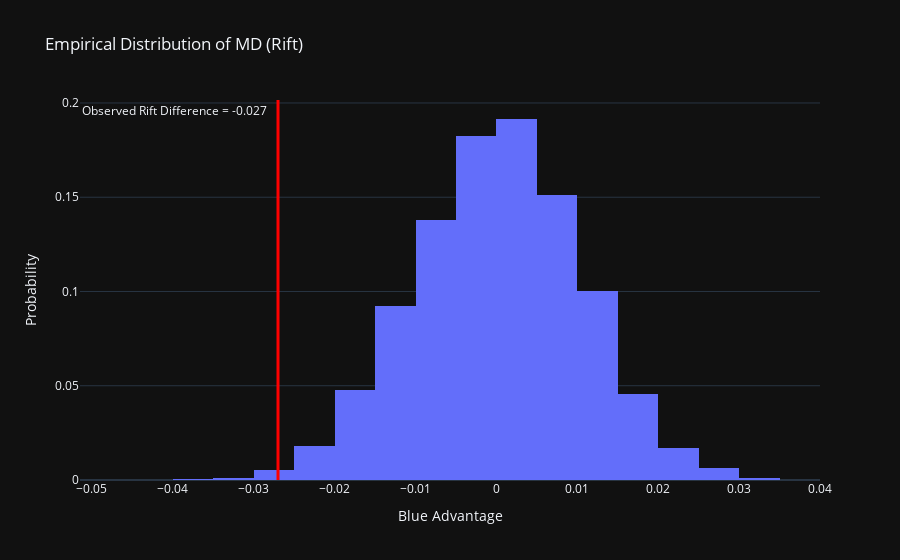

Notebook source saved alongside this figure:
### Code cell
fig = px.histogram(perms, title='Empirical Distribution of MD (Rift)', template='plotly_dark', nbins=20, labels={'value': 'Blue Advantage'})

# Density plot
fig.update_traces(histnorm='probability')

# Change y-axis to show percentage
fig.update_yaxes(title='Probability')
fig.update_layout(showlegend=False)

# Plot the observed difference as a vertical line
fig.add_vline(x=obs_rift_diff, line_width=3, line_color='red', annotation_text=f'Observed Rift Difference = {obs_rift_diff:.3f}   ', annotation_position='top left')
fig.write_html('assets/MD_rift_diff.html', include_plotlyjs='cdn')
fig.show()

### Figure 1 — Plotly figure (JSON) as saved in the notebook; plotly's stock layout.template omitted (floating-point values rounded to 4 significant figures; data arrays with more than 128 entries replaced by an {"elided": "..."} marker saying what was removed)
{"data": [{"alignmentgroup": "True", "bingroup": "x", "histnorm": "probability", "hovertemplate": "variable=0<br>Blue Advantage=%{x}<br>count=%{y}<extra></extra>", "legendgroup": "0", "marker": {"color": "#636efa", "pattern": {"shape": ""}}, "name": "0", "nbinsx": 20, "offsetgroup": "0", "orientation": "v", "showlegend": true, "type": "histogram", "x": {"elided": "10000 float values"}, "xaxis": "x", "yaxis": "y"}], "layout": {"annotations": [{"showarrow": false, "text": "Observed Rift Difference = -0.027   ", "x": -0.027, "xanchor": "right", "xref": "x", "y": 1, "yanchor": "top", "yref": "y domain"}], "barmode": "relative", "legend": {"title": {"text": "variable"}, "tracegroupgap": 0}, "shapes": [{"line": {"color": "red", "width": 3}, "type": "line", "x0": -0.027, "x1": -0.027, "xref": "x", "y0": 0, "y1": 1, "yref": "y domain"}], "showlegend": false, "title": {"text": "Empirical Distribution of MD (Rift)"}, "xaxis": {"anchor": "y", "domain": [0, 1], "title": {"text": "Blue Advantage"}}, "yaxis": {"anchor": "x", "domain": [0, 1], "title": {"text": "Probability"}}}}
